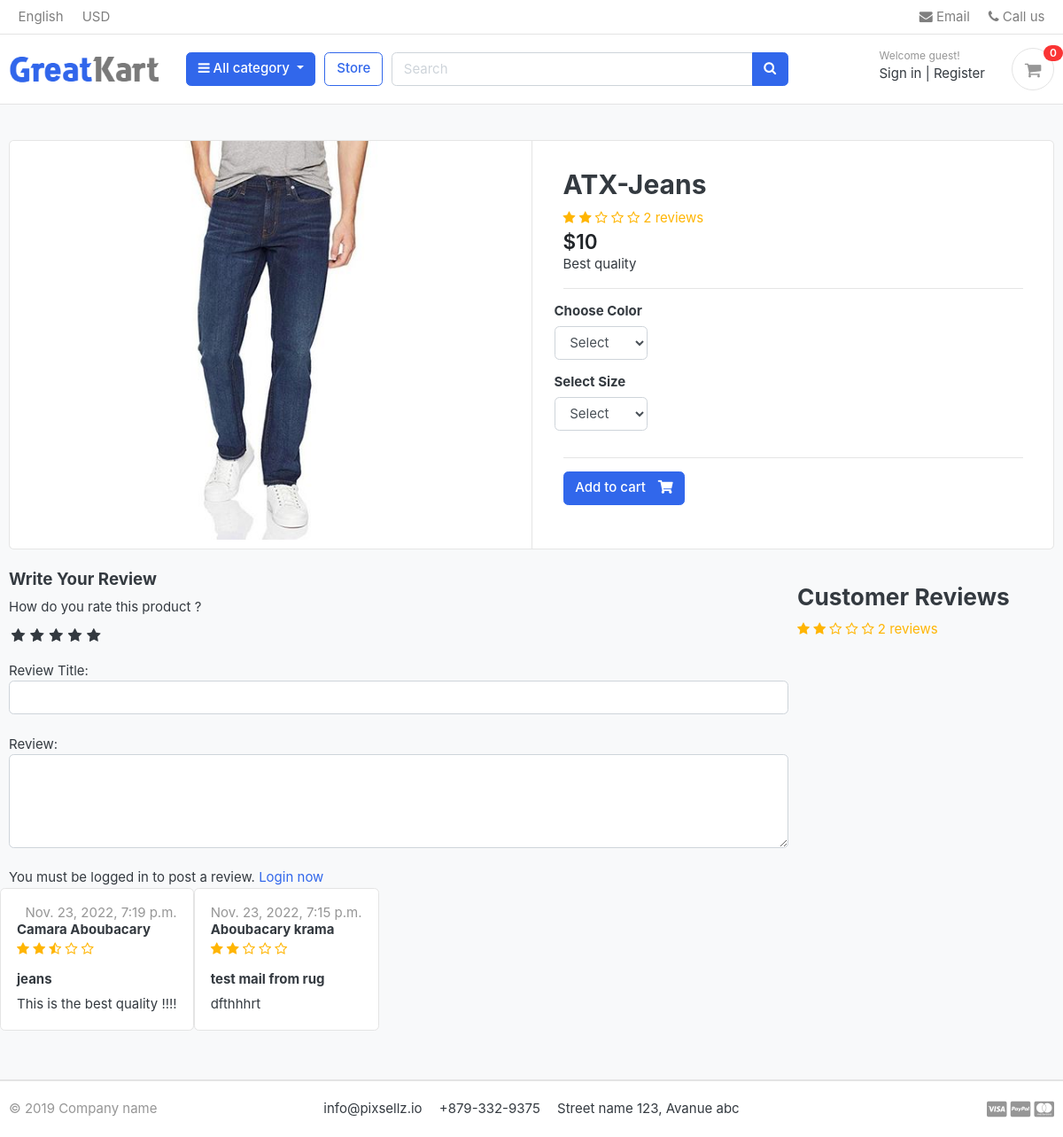
/store/category/jeans/atx-jeans/, run on the app's committed database.
### store/models.py (models this page shows, shortened)
class Product(models.Model):
    product_name = models.CharField(max_length=200, unique=True)
    slug         = models.SlugField(max_length=200, unique=True)
    description  = models.TextField(max_length=500, blank=True)
    price        = models.IntegerField()
    images        = models.ImageField(upload_to='photo/products')
    stock        = models.IntegerField()
    is_available = models.BooleanField(default=True)
    category     = models.ForeignKey(category, on_delete=models.CASCADE)
    create_date  = models.DateTimeField(auto_now_add=True)
    modified_date= models.DateTimeField(auto_now=True)
    def averageReview(self):
        reviews = ReviewRating.objects.filter(product=self, status=True).aggregate(average=Avg('rating'))
        avg = 0
        if reviews['average'] is not None:
            avg = float(reviews['average'])
        return avg
    def countReview(self):
        reviews = ReviewRating.objects.filter(product=self, status=True).aggregate(count=Count('id'))
        count = 0
        if reviews['count'] is not None:
            count = int(reviews['count'])
        return count

class ReviewRating(models.Model):
    product = models.ForeignKey(Product, on_delete=models.CASCADE)
    user = models.ForeignKey(Account, on_delete=models.CASCADE)
    subject = models.CharField(max_length=100, blank=True)
    review = models.TextField(max_length=500, blank=True)
    rating = models.FloatField()
    ip = models.CharField(max_length=20, blank=True)
    status = models.BooleanField(default=True)
    created_at = models.DateTimeField(auto_now_add=True)
    updated_at = models.DateTimeField(auto_now=True)

### accounts/models.py (models this page shows, shortened)
class Account(AbstractBaseUser):
     first_name = models.CharField(max_length=50)
     last_name  = models.CharField(max_length=50)
     username   = models.CharField(max_length=50, unique=True)
     email      = models.EmailField(max_length=100, unique=True)
     phone_number= models.CharField(max_length=50)
     date_joined = models.DateTimeField(auto_now_add=True)
     last_login = models.DateTimeField(auto_now_add=True)
     is_admin = models.BooleanField(default=False)
     is_staff = models.BooleanField(default=False)
     is_active = models.BooleanField(default=False)
     is_superadmin = models.BooleanField(default=False)
     USERNAME_FIELD = 'email'
     REQUIRED_FIELDS = ['username','first_name','last_name']
     objects = MyAccountManager()
     def full_name(self):
         return f'{self.first_name} {self.last_name}'

### store/views.py (the view)
# urls.py: path('category/<slug:category_slug>/<slug:product_slug>/',views.product_detail,name='product_detail'),
def product_detail(request, category_slug, product_slug):
    try:
        single_product = Product.objects.get(category__slug=category_slug, slug=product_slug)
        in_cart = Cartitem.objects.filter(cart__cart_id=_cart_id(request), product=single_product).exists()
    except Exception as e:
        raise e
    if request.user.is_authenticated:
        try:
            orderproduct = OrderProduct.objects.filter(user=request.user, product_id=single_product.id).exists()
        except OrderProduct.DoesNotExist:
            orderproduct = None
    else:
        orderproduct = None
    reviews = ReviewRating.objects.filter(product_id=single_product.id, status=True)
    context = {
        'single_product': single_product,
        'in_cart'       :in_cart,
        'orderproduct': orderproduct,
        'reviews': reviews,
    }
    return render(request, 'store/product_detail.html', context)

### carts/context_processors.py (called while the page is built)
def counter(request):
    cart_count = 0
    if 'admin' in request.path:
        return ()
    else:
        try:
            cart = Cart.objects.filter(cart_id=_cart_id(request))
            if request.user.is_authenticated:
                cart_items = Cartitem.objects.all().filter(user=request.user)
            else:
                cart_items = Cartitem.objects.all().filter(cart=cart[:1])
            for cart_item in cart_items:
                cart_count += cart_item.quantity
        except Cart.DoesNotExist:
            cart_count = 0
    return dict(cart_count=cart_count)

### carts/views.py (called while the page is built)
def _cart_id(request):
    cart = request.session.session_key
    if not cart :
        cart = request.session.create()
    return cart

### category/context_processors.py (called while the page is built)
def menu_links(request):
    links = category.objects.all()
    return dict(links=links)

### category/models.py (called while the page is built)
    def get_url(self):
        return reverse('product_by_category', args=[self.slug])

### templates/store/product_detail.html (shortened to what this page needs)
{% extends 'base.html' %}
{% load static  %}
{% block content %}
<section class="section-content padding-y bg">
<div class="container">
<div class="card">
			<div class="row no-gutters">
					<aside class="col-md-6">
							<article class="gallery-wrap">
								<div class="img-big-wrap">
								   <a href="#"><img src="{{ single_product.images.url }}"></a>
								</div>
							</article>
					</aside>
				<main class="col-md-6 border-left">
					<form  action="{% url 'add_cart' single_product.id %}" method="POST">
							<article class="content-body">
							<h2 class="title">{{ single_product.product_name }}</h2>
							<div class="rating-star">
								<span>
									<i class="fa fa-star{% if single_product.averageReview < 0.5 %}-o{% elif single_product.averageReview >= 0.5 and single_product < 1 %}-half-o {% endif %}" aria-hidden="true"></i>
									<i class="fa fa-star{% if single_product.averageReview < 1.5 %}-o{% elif single_product.averageReview >= 1.5 and single_product < 2 %}-half-o {% endif %}" aria-hidden="true"></i>
									<i class="fa fa-star{% if single_product.averageReview < 2.5 %}-o{% elif single_product.averageReview >= 2.5 and single_product < 3 %}-half-o {% endif %}" aria-hidden="true"></i>
									<i class="fa fa-star{% if single_product.averageReview < 3.5 %}-o{% elif single_product.averageReview >= 3.5 and single_product < 4 %}-half-o {% endif %}" aria-hidden="true"></i>
									<i class="fa fa-star{% if single_product.averageReview < 4.5 %}-o{% elif single_product.averageReview >= 4.5 and single_product < 5 %}-half-o {% endif %}" aria-hidden="true"></i>
									<span>{{single_product.countReview}} reviews</span>
								</span>
							</div>
							<div class="mb-3">
								<var class="price h4">${{single_product.price}}</var>
							<p>{{single_product.description}}</p>
							<hr>
								<div class="row">
									<div class="item-option-select">
										<h6>Choose Color</h6>
											<select name="color" class="form-control" required>
												<option value="" disabled selected>Select</option>
											</select>
									</div>
								</div>
								<div class="row">
										<div class="item-option-select">
											<h6>Select Size</h6>
											<select name="size" class="form-control">
												<option value="" disabled selected>Select</option>
											</select>
										</div>
								</div>
								<hr>
							  {% if single_product.stock <= 0 %}
							    <h5 class="text-danger" > Out of stock </h5>
										{% else %}
								    <button type="submit" class="btn  btn-primary"> <span class="text">Add to cart</span> <i class="fas fa-shopping-cart"></i>  </button>
								  {% endif %}
							</article>
					</form>
				</main>
			</div>
</div>
<br>
<div class="row">
			<div class="col-md-9">
				<form class="" action="{% url 'submit_review' single_product.id %}" method="POST">
					<h5>Write Your Review </h5
					<div>
						<label>How do you rate this product ?</label>
						<br>
						<div class="rate">
							<input type="radio" name="rating" id="rating10" value="5" required><label for="rating10" title="5"></label>
							<input type="radio" name="rating" id="rating8" value="4" required><label for="rating8" title="4"></label>
							<input type="radio" name="rating" id="rating6" value="3" required><label for="rating6" title="3"></label>
							<input type="radio" name="rating" id="rating4" value="2" required><label for="rating4" title="2"></label>
							<input type="radio" name="rating" id="rating2" value="1" required><label for="rating2" title="1"></label>
						</div>
						<br>
						Review Title:
						<input type="text" class="form-control" name="subject" >
						<br>
						Review:
						<textarea name="review" rows="4" class="form-control" ></textarea>
						<br>
						{% if user.is_authenticated %}
							{% if orderproduct %}
								<input type="submit" name="" value="Submit Review" class="btn btn-primary">
							{% else %}
								<p>You must purchase this product to post a review .</p>
							{% endif %}
					{% else %}
					<p>You must be logged in to post a review. <span> <a href="{% url 'login' %}">Login now</a> </span></p>
					{% endif %}
					</div>
			<br>
			<header class="section-heading">
				<h3> Customer Reviews </h3>
				<div class="rating-star">
					<span>
						<i class="fa fa-star{% if single_product.averageReview < 0.5 %}-o{% elif single_product.averageReview >= 0.5 and single_product < 1 %}-half-o {% endif %}" aria-hidden="true"></i>
						<i class="fa fa-star{% if single_product.averageReview < 1.5 %}-o{% elif single_product.averageReview >= 1.5 and single_product < 2 %}-half-o {% endif %}" aria-hidden="true"></i>
						<i class="fa fa-star{% if single_product.averageReview < 2.5 %}-o{% elif single_product.averageReview >= 2.5 and single_product < 3 %}-half-o {% endif %}" aria-hidden="true"></i>
						<i class="fa fa-star{% if single_product.averageReview < 3.5 %}-o{% elif single_product.averageReview >= 3.5 and single_product < 4 %}-half-o {% endif %}" aria-hidden="true"></i>
						<i class="fa fa-star{% if single_product.averageReview < 4.5 %}-o{% elif single_product.averageReview >= 4.5 and single_product < 5 %}-half-o {% endif %}" aria-hidden="true"></i>
						<span>{{single_product.countReview}} reviews</span>
					</span>
				</div>
			</header>
			{% for review in reviews %}
				<article class="box mb-3">
					<div class="icontext w-100">
						<div class="text">
							<span class="date text-muted float-md-right">{{ review.updated_at }}</span>
							<h6 class="mb-1">{{review.user.full_name}}</h6>
							<div class="rating-star">
								<span>
									<i class="fa fa-star{% if review.rating == 0.5 %}-half-o{% elif review.rating < 1 %}-o {% endif %}" aria-hidden="true"></i>
									<i class="fa fa-star{% if review.rating == 1.5 %}-half-o{% elif review.rating < 2 %}-o {% endif %}" aria-hidden="true"></i>
									<i class="fa fa-star{% if review.rating == 2.5 %}-half-o{% elif review.rating < 3 %}-o {% endif %}" aria-hidden="true"></i>
									<i class="fa fa-star{% if review.rating == 3.5 %}-half-o{% elif review.rating < 4 %}-o {% endif %}" aria-hidden="true"></i>
									<i class="fa fa-star{% if review.rating == 4.5 %}-half-o{% elif review.rating < 5 %}-o {% endif %}" aria-hidden="true"></i>
								</span>
							</div>
						</div>
					</div>
					<div class="mt-3">
						<h6>{{ review.subject }}</h6>
						<p>
							{{review.review}}
						</p>
					</div>
				</article>
			{% endfor %}
	</div>
</div>
</section>
{% endblock %}

### GreatKart/static/css/ui.css (style rules this page uses)
html { font-family: "Inter", sans-serif; font-size: 15px; }
.content-body { flex: 1 1 auto; padding: 2rem 2.3rem; }
.padding-y { padding-top: 40px; padding-bottom: 40px; }
var { font-style: normal; }
article:after, .form-group:after { display: block; clear: both; content: ""; }
.bg { background-color: #f8f9fa; }
.section-heading { margin-bottom: 20px; margin-top: 15px; }
p:last-child { margin-bottom: 0; }
.btn .text + i { margin-left: 10px; }
.icontext { display: inline-flex; align-items: center; vertical-align: middle; }
.icontext .text { width: 100%; line-height: 1.2; }
.price { font-weight: 600; color: #212529; }
.box { padding: 18px; background: #fff; border-radius: 0.37rem; border: 1px solid #e4e4e4; }
.gallery-wrap .img-big-wrap { margin-bottom: 10px; border-radius: 0.37rem; overflow: hidden; background-color: #fff; }
.gallery-wrap .img-big-wrap a { text-align: center; display: block; }
.gallery-wrap .img-big-wrap img { height: 450px; width: auto; display: inline-block; }
.item-option-select { margin-bottom: 1rem; display: inline-block; margin-right: 15px; }

### GreatKart/static/css/custom.css (style rules this page uses)
.rate { display: inline-block;; border: 0; }
.rate > label { float: right; }
.rate > label:before { display: inline-block; font-size: 1.1rem; font-family: FontAwesome; content: "\f005"; margin: 0; padding: 0.3rem .2rem; cursor: pointer; }
.rating-star { color: #ffb503 !important; }

### data on the page
Product: images (picture), product_name "ATX-Jeans", countReview "2", price "10", description "Best quality"
ReviewRating: updated_at "Nov. 23, 2022, 7:19 p.m.", user.full_name "Camara Aboubacary", rating 2.5 (drawn), subject "jeans", review "This is the best quality !!!!"
ReviewRating: updated_at "Nov. 23, 2022, 7:15 p.m.", user.full_name "Aboubacary krama", rating 2 (drawn), subject "test mail from rug", review "dfthhhrt"

### other printed values
{{ cart_count }} "0"
